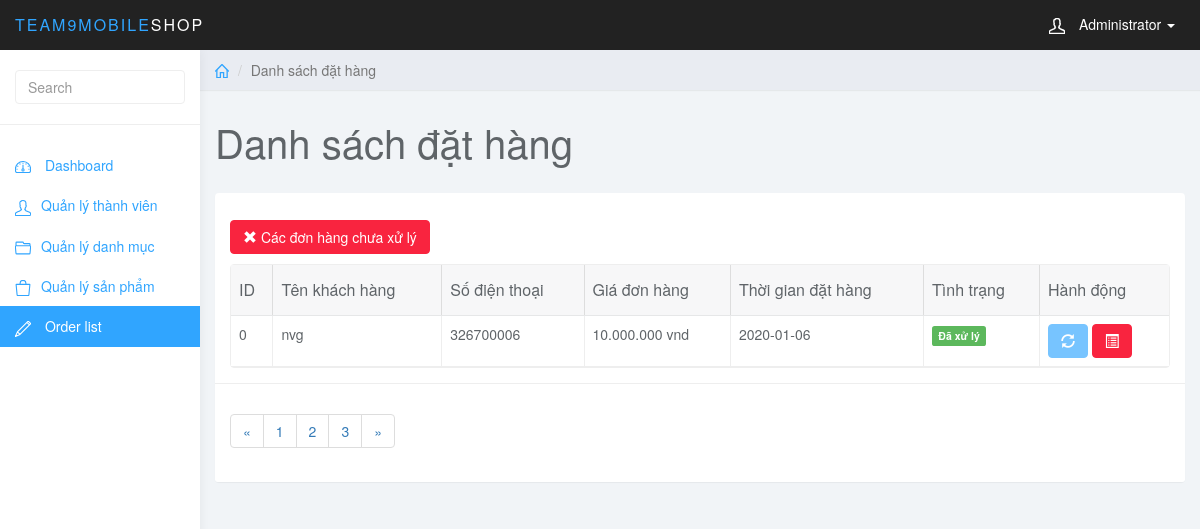
The app's page /admin/index.php?page_layout=done_order (signed in) with its own data.
### tables this page shows
CREATE TABLE `order_list` (
  `ord_id` int(11) NOT NULL,
  `ord_name` varchar(50) NOT NULL,
  `ord_phone` int(11) NOT NULL,
  `ord_address` varchar(50) NOT NULL,
  `ord_mail` varchar(50) NOT NULL,
  `ord_date` date NOT NULL,
  `ord_list` varchar(50) NOT NULL,
  `ord_status` int(2) NOT NULL,
  `ord_total` int(11) NOT NULL
);

### admin/done_order.php (the view)
<?php
    $sql = "SELECT * FROM order_list  WHERE ord_status = 1 ORDER BY ord_id DESC";
    $query = mysqli_query($con, $sql);
?>
<div class="col-sm-9 col-sm-offset-3 col-lg-10 col-lg-offset-2 main">
    <div class="row">
        <ol class="breadcrumb">
            <li><a href="#"><svg class="glyph stroked home">
                        <use xlink:href="#stroked-home"></use>
                    </svg></a></li>
            <li class="active">Danh sách đặt hàng</li>
        </ol>
    </div>
    <div class="row">
        <div class="col-lg-12">
            <h1 class="page-header">Danh sách đặt hàng</h1>
        </div>
    </div>
    <div id="toolbar" class="btn-group">
        <a href="index.php?page_layout=order&done=1" class="btn btn-danger">
            <i class="glyphicon glyphicon-remove"></i> Các đơn hàng chưa xử lý
        </a>
    </div>
    <div class="row">
        <div class="col-lg-12">
            <div class="panel panel-default">
                <div class="panel-body">
                    <table data-toolbar="#toolbar" data-toggle="table">
                        <thead>
                            <tr>
                                <th data-field="id" data-sortable="true">ID</th>
                                <th>Tên khách hàng</th>
                                <th>Số điện thoại</th>
                                <th data-field="price" data-sortable="true">Giá đơn hàng</th>
                                <th data-sortable="true">Thời gian đặt hàng</th>
                                <th data-sortable="true">Tình trạng</th>
                                <th>Hành động</th>
                            </tr>
                        </thead>
                        <tbody>
                            <?php
                                while($row = mysqli_fetch_assoc($query)){
                                    $status = 'Chưa xử lý';
                                    $lable = "label label-danger";
                                    if($row['ord_status'] == 1){
                                        $status = 'Đã xử lý';
                                        $lable = "label label-success";
                                    }
                            ?>
                            <tr>
                            <td style=""><?php echo $row['ord_id']?></td>
                                <td style=""><?php echo $row['ord_name']?></td>
                                <td style=""><?php echo $row['ord_phone']?></td>
                                <td><?php echo number_format($row['ord_total'], 0, '', '.')?> vnd</td>
                                <td><?php echo $row['ord_date']?></td>
                                <td><span class="<?php echo $lable ?>"><?php echo $status ?></span></td>
                                <td class="form-group">
                                    <a disabled class="btn btn-primary"><i
                                            class="glyphicon glyphicon-refresh"></i></a>
                                    <a href="index.php?page_layout=detail_order&id=<?php echo $row['ord_id'] ?>" class="btn btn-danger"><i
                                            class="glyphicon glyphicon-list-alt"></i></a>
                                </td>
                            </tr>
                            <?php } ?>
                        </tbody>
                    </table>
                </div>
                <div class="panel-footer">
                    <nav aria-label="Page navigation example">
                        <ul class="pagination">
                            <li class="page-item"><a class="page-link" href="#">&laquo;</a></li>
                            <li class="page-item"><a class="page-link" href="#">1</a></li>
                            <li class="page-item"><a class="page-link" href="#">2</a></li>
                            <li class="page-item"><a class="page-link" href="#">3</a></li>
                            <li class="page-item"><a class="page-link" href="#">&raquo;</a></li>
                        </ul>
                    </nav>
                </div>
            </div>
        </div>
    </div>
</div>

### admin/css/styles.css (style rules this page uses)
body { background: #f1f4f7; padding-top: 50px; color: #5f6468; }
a, a:hover, a:focus { color: #30a5ff; }
h1, h2, h3, h4, h5, h6 { color: #5f6468; }
h1 { font-weight: 300; font-size: 40px; }
.btn-primary, .btn-primary:hover, .btn-primary:focus, .btn-primary:active, .btn-primary.active, .open > .dropdown-toggle.btn-primary, .btn-primary.disabled, .btn-primary[disabled], fieldset[disabled] .btn-primary, .btn-primary.disabled:hover, .btn-primary[disabled]:hover, fieldset[disabled] .btn-primary:hover, .btn-primary.disabled:focus, .btn-primary[disabled]:focus, fieldset[disabled] .btn-primary:focus, .btn-primary.disabled:active, .btn-primary[disabled]:active, fieldset[disabled] .btn-primary:active, .btn-primary.disabled.active, .btn-primary[disabled].active, fieldset[disabled] .btn-primary.active { background-color: #30a5ff; border-color: #30a5ff; }
.btn-danger, .btn-danger:hover, .btn-danger:focus, .btn-danger:active, .btn-danger.active, .open > .dropdown-toggle.btn-danger, .btn-danger.disabled, .btn-danger[disabled], fieldset[disabled] .btn-danger, .btn-danger.disabled:hover, .btn-danger[disabled]:hover, fieldset[disabled] .btn-danger:hover, .btn-danger.disabled:focus, .btn-danger[disabled]:focus, fieldset[disabled] .btn-danger:focus, .btn-danger.disabled:active, .btn-danger[disabled]:active, fieldset[disabled] .btn-danger:active, .btn-danger.disabled.active, .btn-danger[disabled].active, fieldset[disabled] .btn-danger.active { background-color: #f9243f; border-color: #f9243f; }
.panel { border: 0; }
.panel-footer { background: #fff; border-top: 1px solid #eee; }
.breadcrumb { border-radius: 0; padding: 10px 15px; background: #e9ecf2; box-shadow: 0 1px 1px rgba(0, 0, 0, .05); margin: 0 ; }
h1.page-header { margin-top: 30px; border-bottom: 0; }
.table { background: #fff; }
.breadcrumb .glyph { height: 14px; width: 14px; margin: -2px 0 0 0; stroke-width: 4px; }

### records on screen
order_list: ord_id "0", ord_name "nvg", ord_phone "326700006", ord_total "10.000.000", ord_date "2020-01-06", ord_status "Đã xử lý"

### other values on screen
$_SESSION['user_full'] "Administrator"
